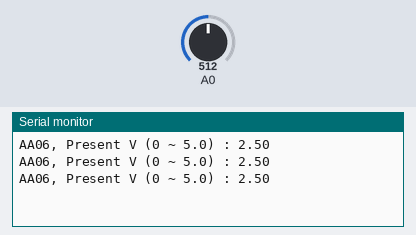
Bench run of a sketch on a simulated Arduino Uno, built with avr-gcc and run on an emulated ATmega328P. Parts: the last lines printed to the serial monitor. The test bench sets the inputs (shaded band); at power-on: A0 = 512.

Above: at 1.3 s.
1.4 s: A0 set to 716
At 1.9 s:
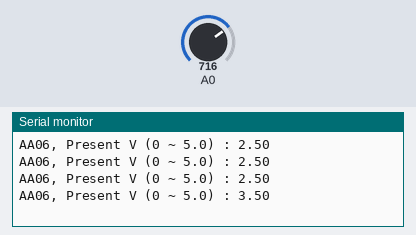
2.9 s: A0 set to 900
At 3.4 s:
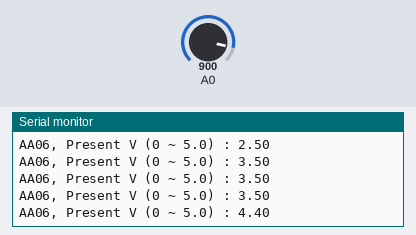
Timing chart, 0 to 5.9 s (numbered marks = the images above; inputs shaded):
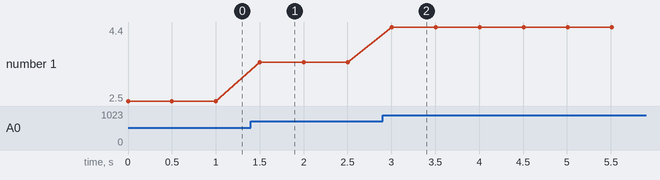

Measured:
- after the input at 1.4 s, the serial monitor: prints a new line after 0.10 s (image 1)
- after the input at 2.9 s, the serial monitor: prints a new line after 0.10 s (image 2)
- plotted number 1: 2.5 → 3.5 after the input at 1.4 s, 3.5 → 4.4 after the input at 2.9 s

The sketch:

analog_read_start.ino
```cpp
/*
  AnalogReadSerial

  Reads an analog input on pin 0, prints the result to the Serial Monitor.
  Attach the center pin of a potentiometer to pin A0,
  and the outside pins to +5V and ground.
*/

void setup() {
  // initialize serial communication at 9600 bits per second:
  Serial.begin(9600);
}

void loop() {
  // read the input on analog pin 0:
  int sensorValue = analogRead(A0);

  // print out the value you read:
  Serial.print("AA06, Present V (0 ~ 5.0) : ");
  float voltage = sensorValue*(5.0/1023.0);
  Serial.println(voltage);


  delay(500);        // 2 Hz sampling
}
```
